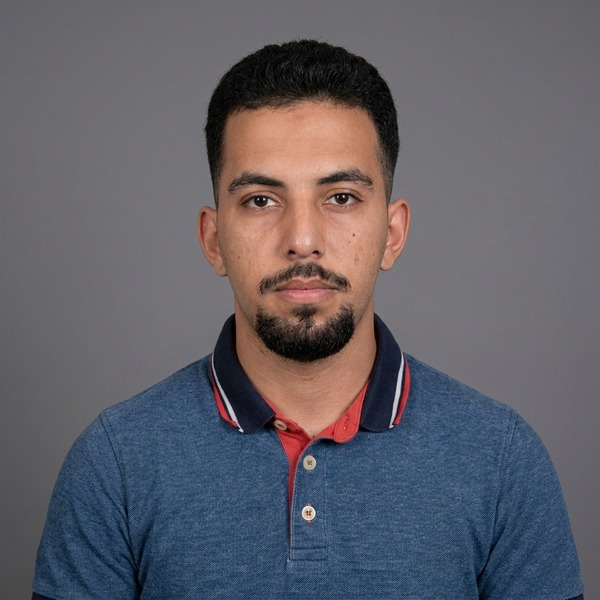
#> input picture docs/ekip/yz/codex/gri-fon/adem-baglan.jpg, 600 x 600 px, given as the content of the folder /Users/wildgenie/Projects/btu-matro/docs/ekip/orijinal, which was not available
$ python fix_ek10_13_stiller.py
#> lines starting #> are read from the running program, lines starting #| are printed output that depends on the picture; pictures that were not available may be replaced by others from this repository, and a replacement may not be noted
### docs/ekip/yz/talimatlar/agy/uret_ek10_stil_ve_sheet.py
import os
import io
import glob
import json
import time
import base64
import hashlib
import urllib.request
from concurrent.futures import ThreadPoolExecutor, as_completed
import cv2
import numpy as np
from PIL import Image, ImageDraw, ImageFont

WORKSPACE = "/Users/wildgenie/Projects/btu-matro"
SCRATCH = "/Users/wildgenie/.gemini/antigravity-cli/brain/482501c3-e797-49fa-a7d5-231ae28c4675/scratch"
STIL_DIR = os.path.join(WORKSPACE, "docs/ekip/yz/codex/stil-ornekleri")
SHEET_DIR = os.path.join(WORKSPACE, "docs/ekip/yz/codex/karakter-sheet")
KONTROL_DIR = os.path.join(WORKSPACE, "docs/ekip/kontrol")
CACHE_DIR = os.path.join(SCRATCH, "stil_ek10_cache")
LOG_FILE = os.path.join(SCRATCH, "gemini_calls.jsonl")

os.makedirs(STIL_DIR, exist_ok=True)
os.makedirs(SHEET_DIR, exist_ok=True)
os.makedirs(KONTROL_DIR, exist_ok=True)
os.makedirs(CACHE_DIR, exist_ok=True)

REF_ZEKI_SAHNE_1 = "/Users/wildgenie/Projects/gemini-prompt-arena/kaynak/avatar/morph_07_yakin_plan_mimik.jpg"
REF_ZEKI_SAHNE_2 = "/Users/wildgenie/Projects/gemini-prompt-arena/kaynak/avatar/10_sahne_zeki_kisisel_itiraf_cene_elde_05_38.jpg"
REF_ZEKI_PAFTA = "/Users/wildgenie/Projects/gemini-prompt-arena/kaynak/avatar/KARAKTER_KIMLIK_PAFTASI_v1.jpg"

PEOPLE_SPECS = [
    {
        "slug": "adem-baglan",
        "num": "15",
        "name": "Adem Bağlan",
        "traits": (
            "Kısa siyah saç (yanları kısa kesim, üstü hafif dalgalı), dikdörtgen-oval yüz yapısı, "
            "belirgin siyah kaşlar, bıyık ve çene sakalı birleşik (keçi sakalı, yanaklar seyrek/temiz), "
            "melanj kot mavisi polo yaka tişört; lacivert yakasında ince beyaz ve turuncu-kırmızı şeritler, "
            "yaka içi turuncu-kırmızı patlı ve iki açık renk düğmeli."
        ),
        "full_body_outfit": (
            "Üstte melanj kot mavisi polo yaka tişört (lacivert yakasında ince beyaz ve turuncu-kırmızı şeritler, "
            "turuncu-kırmızı iç pat ve iki düğme), altta koyu lacivert düz kesim kot pantolon ve koyu gri-beyaz tabanlı sade spor ayakkabı."
        ),
    },
    {
        "slug": "irmak-karaagac",
        "num": "01",
        "name": "Irmak Karaağaç",
        "traits": (
            "Yüzü düzgünce çevreleyen ve boyun etrafında yumuşak katlarla sarılı düz mat siyah başörtüsü, "
            "açık buğday ten, simetrik oval yüz, belirgin düzgün kavisli koyu kaşlar, sıcak kahverengi gözler, "
            "dişleri hafif görünen doğal ve samimi gülümseme, üzerinde düz koyu lacivert bisiklet yaka uzun kollu üst."
        ),
        "full_body_outfit": (
            "Düz mat siyah başörtüsü, koyu lacivert uzun kollu tunik/üst, koyu gri-lacivert bol kesim pantolon ve sade siyah düz ayakkabı."
        ),
    },
    {
        "slug": "muhammed-ataman",
        "num": "02",
        "name": "Muhammed Ataman",
        "traits": (
            "Orta uzunlukta gür ve hafif dalgalı siyah-kırçıllı saçlar, kısa tam sakal ve bıyık, "
            "sakin ve içten ifade, boynunda siyah ve koyu gri yatay çizgili örgü atkı, "
            "üzerinde dik yakalı ve fermuar detaylı açık krem/ekru kapitone şişme mont."
        ),
        "full_body_outfit": (
            "Boynunda siyah ve koyu gri çizgili örgü atkı, açık krem/ekru kapitone şişme mont, koyu antrasit pantolon ve siyah bot."
        ),
    },
]

STYLES = [
    {
        "code": "a",
        "num": 1,
        "title": "1. a) Zeki Reels Sahne Tarzı",
        "short_title": "a) Zeki Reels Sahne",
        "style_refs": [REF_ZEKI_SAHNE_1, REF_ZEKI_SAHNE_2],
        "prompt": (
            "STİL A (Zeki Reels Sahne Tarzı): Eklenen son iki görseli YALNIZCA çizim üslubu, mürekkep kontur kalınlığı, "
            "boyama tekniği, sinematik ışık ve arka plan atmosferi referansı olarak kullan (referans görseldeki kel/gözlüklü kişinin yüzünü ASLA kopyalama). "
            "Bu ekip üyesinin baş-omuz (head-and-shoulders) 1:1 portresini çizgi roman / grafik roman illüstrasyonu tarzında üret: "
            "ince ve net koyu mürekkep konturlar, yumuşak geçişli boyalı gölgeleme (cel + soft painted shading), "
            "yandan vuran sıcak kehribar masa lambası ışığı vurgusu ve soğuk lacivert gölge dolgusu. "
            "Arka plan: referans sahne karelerindeki gibi sade koyu lacivert-gri (#1e2631) duvar, sağ alt tarafa doğru hafif sıcak kehribar ışık halesi. "
            "Gerçekçi insan yüz oranlarını birebir koru; büyük göz, karikatür abartısı veya güzelleştirme yapma."
        ),
    },
    {
        "code": "b",
        "num": 2,
        "title": "2. b) Zeki Karakter Paftası Tarzı",
        "short_title": "b) Zeki Karakter Paftası",
        "style_refs": [REF_ZEKI_PAFTA],
        "prompt": (
            "STİL B (Zeki Karakter Paftası Tarzı): Eklenen son görseli YALNIZCA çizim tekniği, kontur yapısı, düz boyama ve arka plan rengi referansı olarak kullan "
            "(referans paftadaki karakterlerin yüzünü veya kıyafetini ASLA kopyalama). "
            "Aynı ekip üyesinin baş-omuz (head-and-shoulders) 1:1 portresini düz 2B çizgi film (clean 2D cartoon character sheet) tarzında üret: "
            "temiz ve belirgin koyu kontur çizgileri, gradyansız düz renk yüzeyleri ve tek kademeli yumuşak cel-gölge. "
            "Arka plan: referans paftadakiyle aynı düz, homojen sıcak gri-bej (#bfb6a8) fon. "
            "Gerçekçi yüz oranlarını, saç/başörtüsü/sakal yapısını ve kendi kıyafetini birebir koru; büyük göz veya anime abartısı yapma."
        ),
    },
    {
        "code": "c",
        "num": 3,
        "title": "3. c) Yumuşak 3B Animasyon",
        "short_title": "c) Yumuşak 3B Animasyon",
        "style_refs": [],
        "prompt": (
            "STİL C (Yumuşak 3B Animasyon Filmi Karakteri): Aynı ekip üyesinin baş-omuz (head-and-shoulders) 1:1 portresini "
            "yüksek kaliteli yumuşak 3B animasyon filmi karakteri (stylized 3D animated feature film portrait) tarzında üret: "
            "yumuşak cilt alt saçılımı (subsurface scattering), doğal dokulu saç/başörtüsü ve kumaş yüzeyi, "
            "yumuşak stüdyo anahtar ışığı ve zarif kenar ışığı (rim light). "
            "Arka plan: düz orta-gri stüdyo fonu (#6e7075). "
            "Kişinin gerçek yüz kemik yapısını, göz büyüklüğünü, burun ve çene oranlarını birebir koru; "
            "büyük bebek gözü veya çocuksu karikatür abartısı yapma, kişi arkadaşları tarafından ilk bakışta tanınmalı."
        ),
    },
    {
        "code": "d",
        "num": 4,
        "title": "4. d) Düz Vektör / Flat",
        "short_title": "d) Düz Vektör / Flat",
        "style_refs": [],
        "prompt": (
            "STİL D (Düz Vektör / Flat İllüstrasyon): Aynı ekip üyesinin baş-omuz (head-and-shoulders) 1:1 portresini "
            "modern düz vektör portre illüstrasyonu (clean flat vector editorial portrait illustration) tarzında üret: "
            "net geometrik renk katmanları, keskin ve temiz kenarlı düz ton bloklarıyla tanımlanan yüz hacmi, "
            "minimum çizgi, uyumlu mat renk paleti. "
            "Arka plan: sade düz sıcak açık gri-krem (#dcd8d0) fon. "
            "Kişinin yüz hatlarını, ifadesini, saç/başörtüsü/sakal şeklini ve kendi kıyafetini birebir koru; yüzü basitleştirirken kimliği kaybettirme."
        ),
    },
    {
        "code": "e",
        "num": 5,
        "title": "5. e) Suluboya Portre",
        "short_title": "e) Suluboya Portre",
        "style_refs": [],
        "prompt": (
            "STİL E (Suluboya Portre): Aynı ekip üyesinin baş-omuz (head-and-shoulders) 1:1 portresini "
            "geleneksel el yapımı suluboya portre (fine art watercolor portrait on cold-press textured cotton paper) tarzında üret: "
            "ince kurşun kalem ve mürekkep eskiz çizgileri üzerinde saydam suluboya katmanları, doğal fırça darbeleri, "
            "yumuşak su ve pigment geçişleri. "
            "Arka plan: hafif suluboya yıkama geçişli açık krem pamuklu kağıt dokusu (#f2ece1). "
            "Kişinin gerçek yüz oranlarını, bakışını, saç/başörtüsü/sakal yapısını ve kendi kıyafetini birebir koru."
        ),
    },
    {
        "code": "f",
        "num": 6,
        "title": "6. f) Çizgi Roman (Halftone)",
        "short_title": "f) Çizgi Roman (Halftone)",
        "style_refs": [],
        "prompt": (
            "STİL F (Çizgi Roman - Kalın Kontur ve Halftone): Aynı ekip üyesinin baş-omuz (head-and-shoulders) 1:1 portresini "
            "klasik çizgi roman portresi (classic comic book ink portrait with bold black brush outlines, ink cross-hatching, and subtle Ben-Day halftone dots) tarzında üret: "
            "güçlü siyah fırça mürekkep konturlar, grafik tarama gölgeleri ve gölge geçişlerinde ince halftone nokta dokusu, canlı ama doğal çizgi roman renkleri. "
            "Arka plan: hafif halftone noktalı sade açık sıcak gri-krem (#e4dfd3) çizgi roman fonu. "
            "Kişinin gerçek yüz oranlarını, saç/başörtüsü/sakal yapısını ve kendi kıyafetini birebir koru; abartılı süper kahraman çenesi veya büyük göz çizme."
        ),
    },
]


def get_api_key():
    key = os.environ.get("GEMINI_API_KEY", "").strip()
    if not key:
        raise RuntimeError("GEMINI_API_KEY environment variable is not set")
    return key


def b64_encode_image(path, max_dim=1400, crop_box=None):
#> called with path = '_only/adem-baglan.jpg', max_dim = 1400
    im = Image.open(path).convert("RGB")
#> im is the input picture: PIL image 600x600 RGB; mean R, G, B 96.9, 95.3, 103.2
    if crop_box is not None:
        im = im.crop(crop_box)
    if max(im.size) > max_dim:
        im.thumbnail((max_dim, max_dim), Image.Resampling.LANCZOS)
    buf = io.BytesIO()
    im.save(buf, "JPEG", quality=92)
    raw = buf.getvalue()
    return base64.b64encode(raw).decode("ascii"), hashlib.sha256(raw).hexdigest()[:16], im.size


def call_gemini_image(contents, aspect_ratio="1:1", log_meta=None):
    key = get_api_key()
    url = f"https://generativelanguage.googleapis.com/v1beta/models/gemini-3-pro-image:generateContent?key={key}"
    body = {
        "contents": contents,
        "generationConfig": {
            "responseModalities": ["TEXT", "IMAGE"],
            "imageConfig": {"aspectRatio": aspect_ratio},
        },
    }
    req = urllib.request.Request(
        url,
        data=json.dumps(body).encode("utf-8"),
        headers={"Content-Type": "application/json"},
        method="POST",
    )
    t0 = time.time()
    with urllib.request.urlopen(req, timeout=180) as resp:
        resp_data = json.loads(resp.read().decode("utf-8"))
    elapsed = round(time.time() - t0, 2)

    out_b64 = None
    out_text = ""
    for cand in resp_data.get("candidates", []):
        for part in cand.get("content", {}).get("parts", []):
            if "inlineData" in part and not out_b64:
                out_b64 = part["inlineData"]["data"]
            elif "text" in part:
                out_text += part["text"]

    if log_meta is not None:
        entry = dict(log_meta)
        entry["elapsed_s"] = elapsed
        entry["success"] = out_b64 is not None
        with open(LOG_FILE, "a", encoding="utf-8") as f:
            f.write(json.dumps(entry, ensure_ascii=False) + "\n")

    if not out_b64:
        raise RuntimeError(f"No image returned from Gemini ({log_meta})")
    return out_b64, out_text


def get_person_reference_parts(slug):
    orij_files = sorted(glob.glob(os.path.join(WORKSPACE, f"docs/ekip/orijinal/{slug}*.jpg")))
    alt_files = sorted(glob.glob(os.path.join(WORKSPACE, f"docs/ekip/alternatif/{slug}*.jpg")))
    gri_file = os.path.join(WORKSPACE, f"docs/ekip/yz/codex/gri-fon/{slug}.jpg")

    all_files = [
        p for p in (orij_files + alt_files)
        if "-grup-" not in os.path.basename(p) and "-kursu" not in os.path.basename(p)
    ]
    if os.path.exists(gri_file):
        all_files.append(gri_file)

    parts = []
    hashes = []
    for idx, p in enumerate(all_files, 1):
        b64, h, sz = b64_encode_image(p, max_dim=1400)
#> h = 'ad68fc50b842942c'; sz = (600, 600)
        role = "gri fon stüdyo portresi (ana duruş ve baş-omuz kadraj referansı)" if p == gri_file else f"kesilmemiş orijinal fotoğraf #{idx} (yüz/kimlik referansı)"
        hashes.append({"file": os.path.basename(p), "role": role, "sha256_16": h, "size": sz})
        parts.append({"inlineData": {"mimeType": "image/jpeg", "data": b64}})
    return parts, hashes


# [249 lines left out: functions generate_person_6_styles, generate_character_sheets_for_adem, build_stil_ornekleri_paftasi, not called in this run]


# [11 lines that do not run on import are left out]

### docs/ekip/yz/talimatlar/agy/fix_ek10_13_stiller.py
import os
import json
import time
import base64
from concurrent.futures import ThreadPoolExecutor, as_completed
import cv2
import numpy as np
from PIL import Image, ImageDraw, ImageFont

from uret_ek10_stil_ve_sheet import (
    WORKSPACE,
    SCRATCH,
    STIL_DIR,
    KONTROL_DIR,
    CACHE_DIR,
    PEOPLE_SPECS,
    STYLES,
    b64_encode_image,
    call_gemini_image,
    get_person_reference_parts,
)

# The 13 cells that had split-screen or Style-A dark lamp carryover when Style A was in history[1]:
TO_REGEN = [
    ("adem-baglan", "b"),
    ("adem-baglan", "c"),
    ("adem-baglan", "d"),
    ("adem-baglan", "e"),
    ("adem-baglan", "f"),
    ("irmak-karaagac", "b"),
    ("irmak-karaagac", "d"),
    ("irmak-karaagac", "e"),
    ("irmak-karaagac", "f"),
    ("muhammed-ataman", "b"),
    ("muhammed-ataman", "d"),
    ("muhammed-ataman", "e"),
    ("muhammed-ataman", "f"),
]


def regen_single_style(slug, style_code):
    person = next(p for p in PEOPLE_SPECS if p["slug"] == slug)
    st = next(s for s in STYLES if s["code"] == style_code)
    traits = person["traits"]

    ref_parts, ref_hashes = get_person_reference_parts(slug)
    gri_path = os.path.join(WORKSPACE, f"docs/ekip/yz/codex/gri-fon/{slug}.jpg")
    gri_b64, _, _ = b64_encode_image(gri_path, max_dim=1024)

    # Turn 1 of the person's multi-turn conversation: all uncropped originals + gri-fon portrait anchored
    turn1_user = {
        "role": "user",
        "parts": ref_parts + [
            {
                "text": (
                    f"Bu görseller ekip üyemiz {person['name']}'ın kesilmemiş orijinal fotoğrafları ve düz orta-gri stüdyo portresidir. "
                    f"Sabit kimlik özellikleri: {traits} "
                    f"Sonraki adımda bu kişiyi farklı bir illüstrasyon stilinde, kimliğini ve kıyafetini hiç değiştirmeden çizeceğiz."
                )
            }
        ],
    }
    turn1_model = {
        "role": "model",
        "parts": [
            {
                "text": (
                    f"Anlaşıldı. {person['name']}'ın yüz kemik yapısı, göz-kaş-burun-ağız oranları, saç/başörtüsü/sakal biçimi "
                    f"ve kıyafet detayları referans fotoğraflardan ve gri fon portresinden sabitlendi."
                )
            },
            {"inlineData": {"mimeType": "image/jpeg", "data": gri_b64}},
        ],
    }

    # Turn 2: Request the specific style as a SINGLE centered 1:1 portrait (no split-screen!)
    turn2_parts = []
    turn2_hashes = list(ref_hashes)
    for sref in st["style_refs"]:
        crop_box = (0, 0, 750, 1350) if "KARAKTER_KIMLIK_PAFTASI" in sref else None
        sb64, sh, ssz = b64_encode_image(sref, max_dim=1200, crop_box=crop_box)
#> in b64_encode_image (call 5), `im = im.crop(crop_box)`:
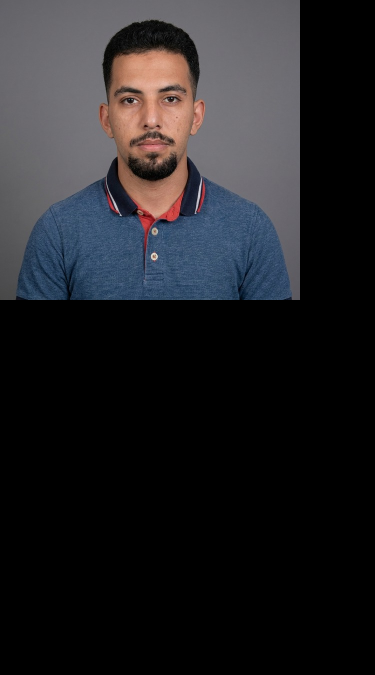
#> im: PIL image 750x1350 RGB (shown at 1/2 size); mean R, G, B 34.4, 33.9, 36.7
#> in b64_encode_image (call 5), `im.thumbnail((max_dim, max_dim), Image.Resampling.LANCZOS)`:
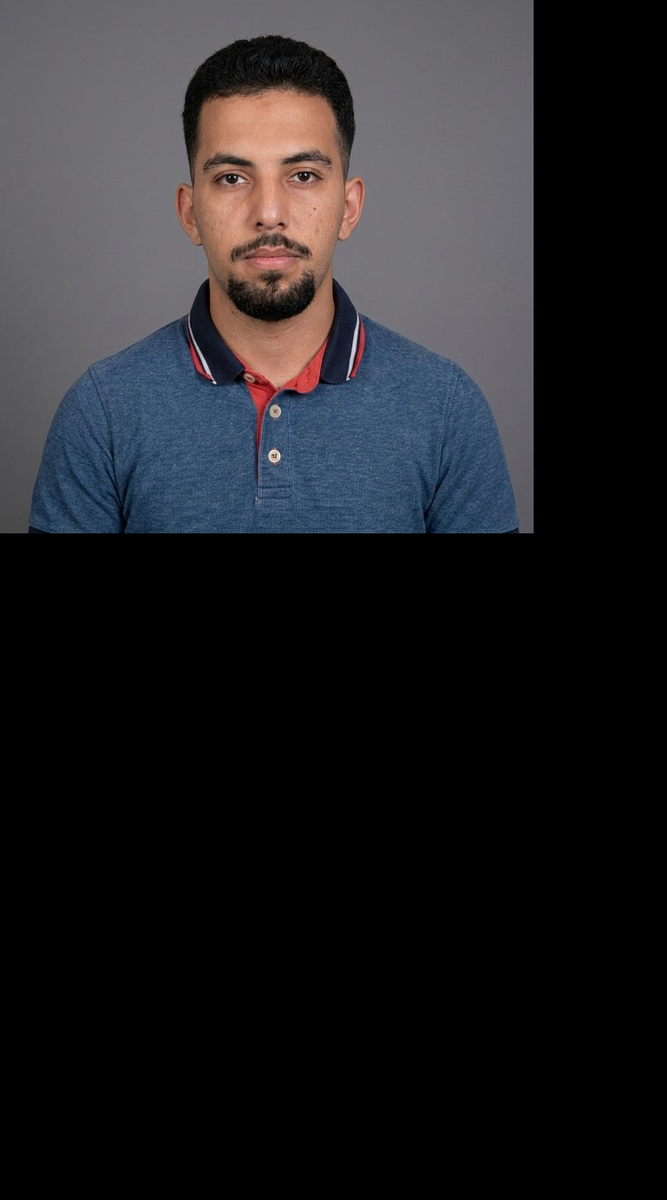
#> im: PIL image 667x1200 RGB; mean R, G, B 34.5, 33.9, 36.7
#> sh = '6f2f3ef842f715a7'; ssz = (667, 1200)
        turn2_hashes.append({"file": os.path.basename(sref), "role": "yalnız stil referansı", "sha256_16": sh, "size": ssz})
        turn2_parts.append({"inlineData": {"mimeType": "image/jpeg", "data": sb64}})

    prompt_text = (
        f"GÖREV: {person['name']} için TEK BİR tam kare (1:1) baş-omuz (head-and-shoulders, ortalı) portre üret.\n"
        f"SABİT KİMLİK ÇAPALARI: {traits}\n"
        f"KESİN KURALLAR:\n"
        f"- Görseli ASLA ikiye bölme; yan yana karşılaştırma (split-screen, before/after) veya çoklu panel ÇİZME. Tuvalde yalnızca TEK bir portre olsun.\n"
        f"- Arka plana masa lambası veya oda eşyası ÇİZME; yalnızca bu stilin kendi düz arka planını kullan.\n"
        f"- Yüzü güzelleştirme, gözleri büyütme veya başka bir modele benzetme YOK; kişinin gerçek yüz oranları birebir korunmalı.\n"
        f"- Görsel içinde hiçbir yazı, etiket veya çerçeve OLMASIN.\n\n"
        f"{st['prompt']}"
    )
    turn2_parts.append({"text": prompt_text})

    contents = [turn1_user, turn1_model, {"role": "user", "parts": turn2_parts}]
    out_b64, _ = call_gemini_image(
        contents,
        aspect_ratio="1:1",
        log_meta={"slug": slug, "task": f"stil_{style_code}_v2", "refs": turn2_hashes},
    )
    arr = np.frombuffer(base64.b64decode(out_b64), dtype=np.uint8)
    im_bgr = cv2.imdecode(arr, cv2.IMREAD_COLOR)
    im_600 = cv2.resize(im_bgr, (600, 600), interpolation=cv2.INTER_AREA)

    out_path = os.path.join(STIL_DIR, f"{style_code}-{slug}.jpg")
    cache_path = os.path.join(CACHE_DIR, f"{style_code}-{slug}.jpg")
    cv2.imwrite(cache_path, im_600, [int(cv2.IMWRITE_JPEG_QUALITY), 95])
    cv2.imwrite(out_path, im_600, [int(cv2.IMWRITE_JPEG_QUALITY), 94])
    print(f"[FIXED] {style_code}-{slug}.jpg")
    return f"{style_code}-{slug}.jpg"


# [74 lines left out: function rebuild_pafta, not called in this run]


if __name__ == "__main__":
    t0 = time.time()
    with ThreadPoolExecutor(max_workers=2) as ex:
        futs = [ex.submit(regen_single_style, s, c) for s, c in TO_REGEN]
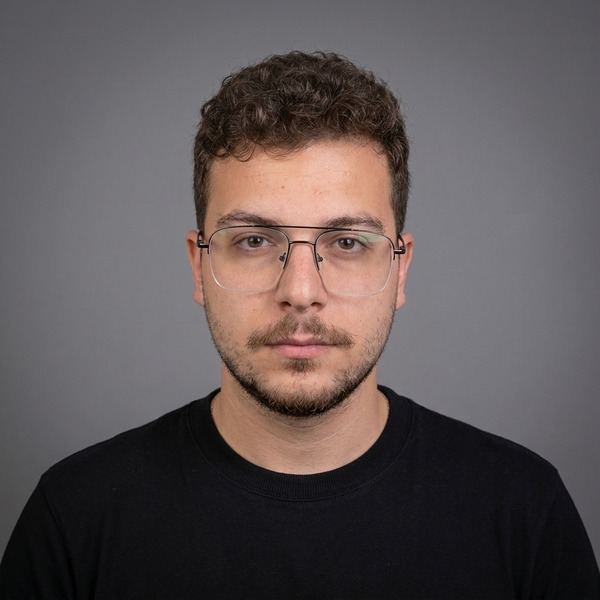
#> input picture docs/ekip/yz/codex/gri-fon/berat-eren-karakas.jpg, 600 x 600 px, given in place of irmak-karaagac.jpg, which was not available
#> in b64_encode_image, im is the input picture: PIL image 600x600 RGB; mean R, G, B 94.7, 85.8, 86.1
        for f in as_completed(futs):
#> (the run stopped early here; a loop or call above may not have finished)
